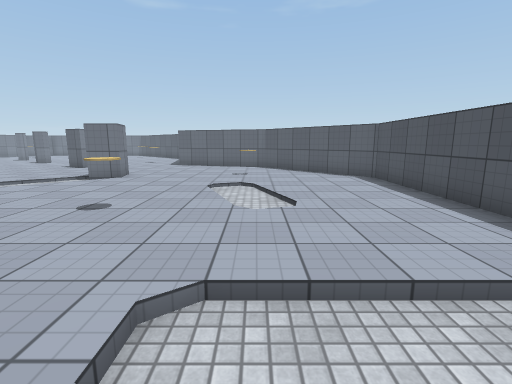
[1] (above)

19 first-person views from a walk through a 3-D level made in the Unity game engine. The camera is 1.3 m above the floor, tilts 10° down and sees 85° across. The floor is counted in squares, 1 m on a side. Each view is taken from the middle of a square. On the plan, view 1 faces up. The plan holds only what a view shows up to about 13 squares ahead; the rest is blank. The player is left out. Some animated figures are not drawn. Some surface patterns are stand-ins.

[2]
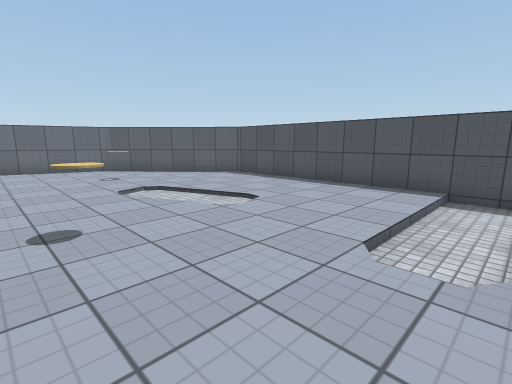

[3]
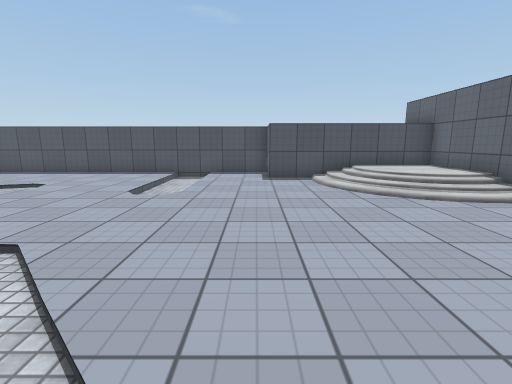

[4]
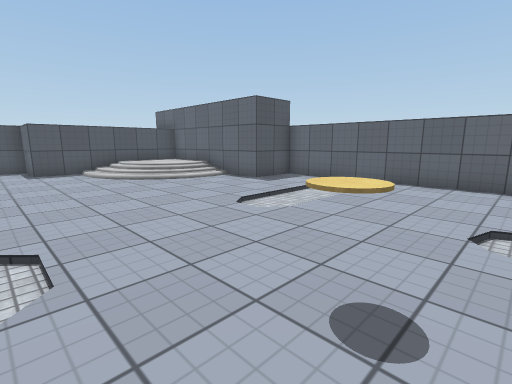

[5]
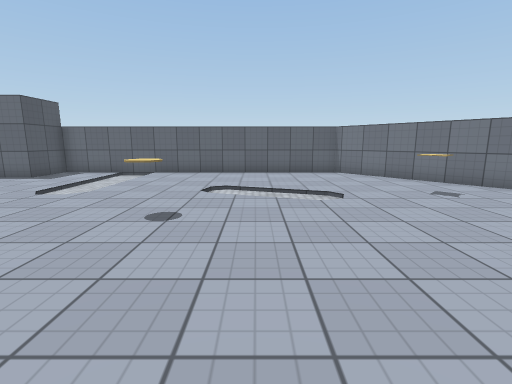

[6]
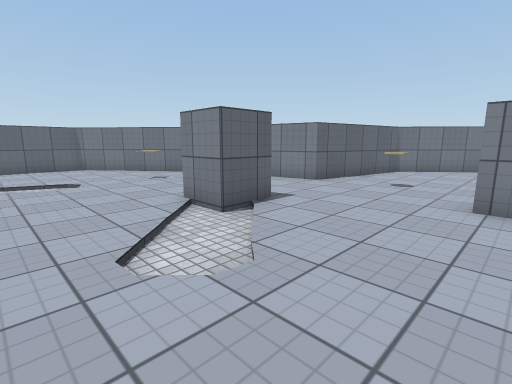

[7]
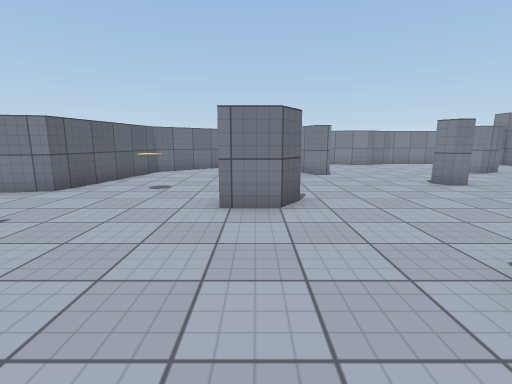

[8]
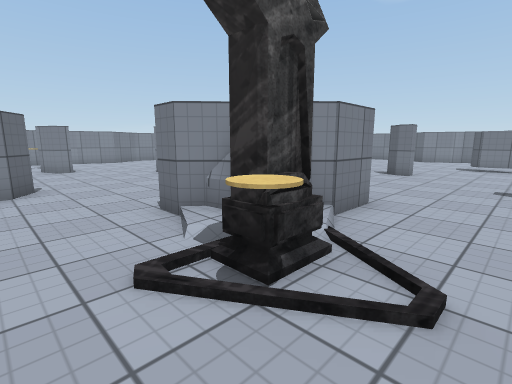

[9]
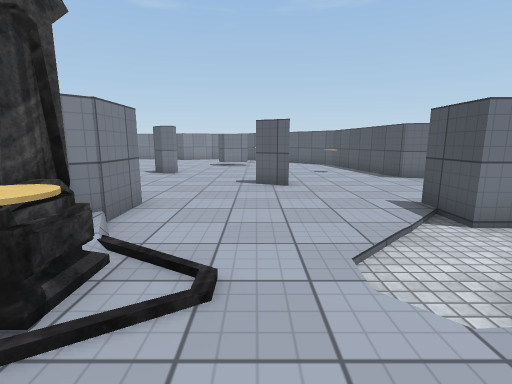

[10]
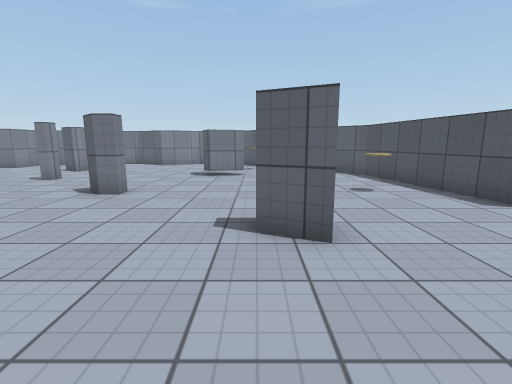

[11]
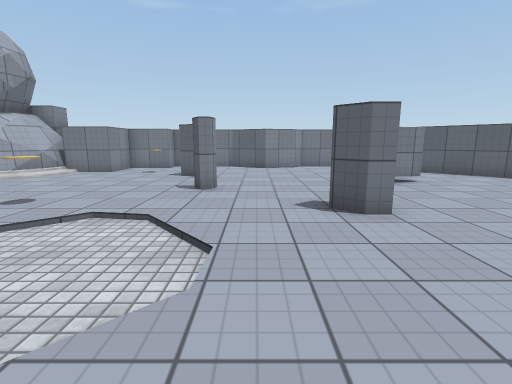

[12]
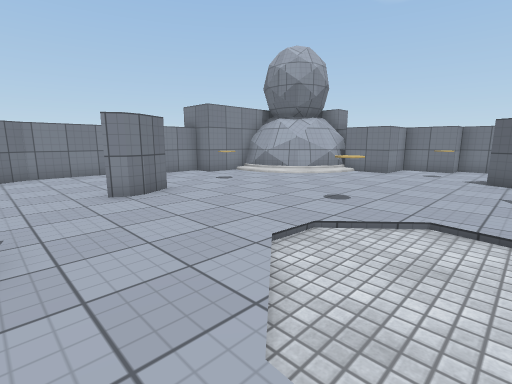

[13]
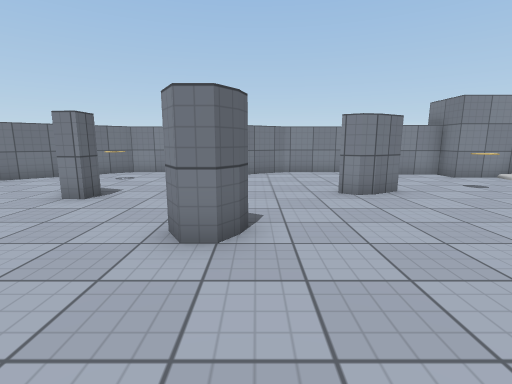

[14]
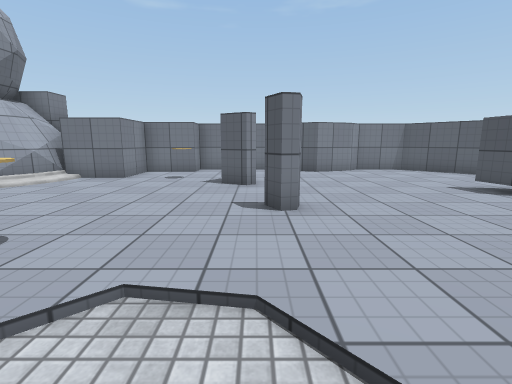

[15]
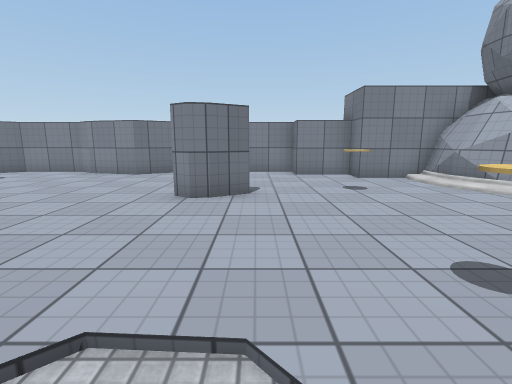

[16]
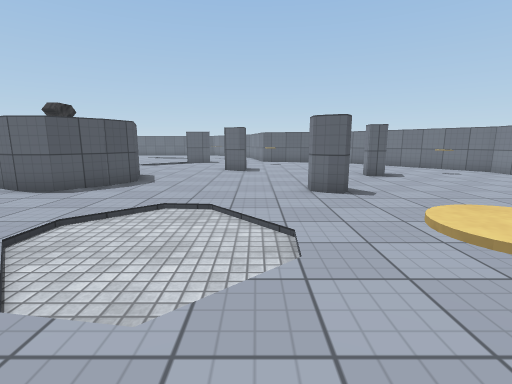

[17]
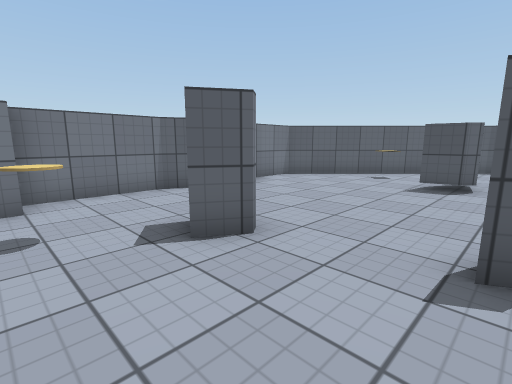

[18]
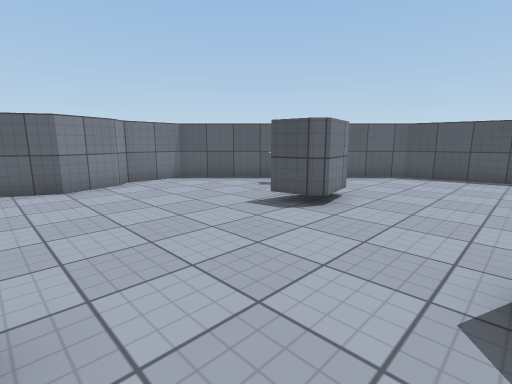

[19]
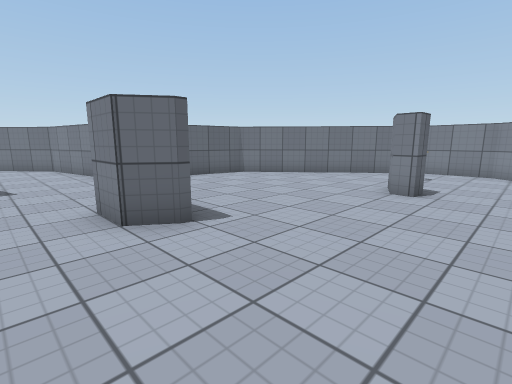

### Floor plan
Key: @ floor where view 1 was taken; # wall or solid block; . main floor; : floor 0.25 m higher than the main floor; - floor 0.25 m lower than the main floor; + floor 0.5 m higher than the main floor; / step, stairs or slope; = window, fence, low wall or low ledge; ^ raised ledge; O other object.
Columns run from 31 left of view 1 to 5 right of it. Each row starts with its distance up from view 1.
 29           #####  ####
 28         ###...####..##
 27         #............##
 26       ###.OO..........##
 25      ##=..O.. .......O.##
 24     ###.....##..........##
 23   ####.............# ....##
 22   #................##.....#
 21  ##.......................#
 20  #...O....................#
 19 ##...O....O.............O.#
 18 #................#......O.##
 17 #..........................#
 16 #....##....................#####
 15 #....................#..... ...##
 14 ##......................... ....##
 13  #...............................##
 12  #.......#......###......#....OO..##
 11  #.............####......#.....O...##
 10 ##.............#### .../............#
  9 #.....#.........##OO../.............#
  8 #..O..#............OO...............#
  7 ##.................O................#
  6  ##.........#.........   ...O.......#
  5   ##................      ..O.......#
  4    #................       .........#
  3    ##.....O.........       .........#
  2     ##................    ..../-----#
  1      #####.....#......  ......//////#
  0          ##....................@....#
 -1           ##........................#
 -2            #.........O............###
 -3            #......................#
 -4            #..OO..............//::^
 -5            ##................./+++^
 -6             ##................:+++^
 -7              #................:+  ^
 -8              ##.............########
 -9               ##............#
-10                ##############

Where each view was taken, in squares from view 1:
view 1: 0 up, 0 right, facing up
view 2: 1 up, 4 left, facing up-right
view 3: 1 down, 8 left, facing right
view 4: 0 up, 11 left, facing down-right
view 5: 3 up, 12 left, facing down
view 6: 6 up, 12 left, facing down-left
view 7: 6 up, 13 left, facing left
view 8: 6 up, 10 left, facing up-left
view 9: 6 up, 10 left, facing up
view 10: 11 up, 10 left, facing up
view 11: 13 up, 16 left, facing up
view 12: 13 up, 18 left, facing up-left
view 13: 13 up, 18 left, facing left
view 14: 16 up, 18 left, facing up
view 15: 17 up, 19 left, facing left
view 16: 20 up, 20 left, facing down
view 17: 21 up, 21 left, facing up-right
view 18: 19 up, 17 left, facing up-right
view 19: 11 up, 17 left, facing down-left
